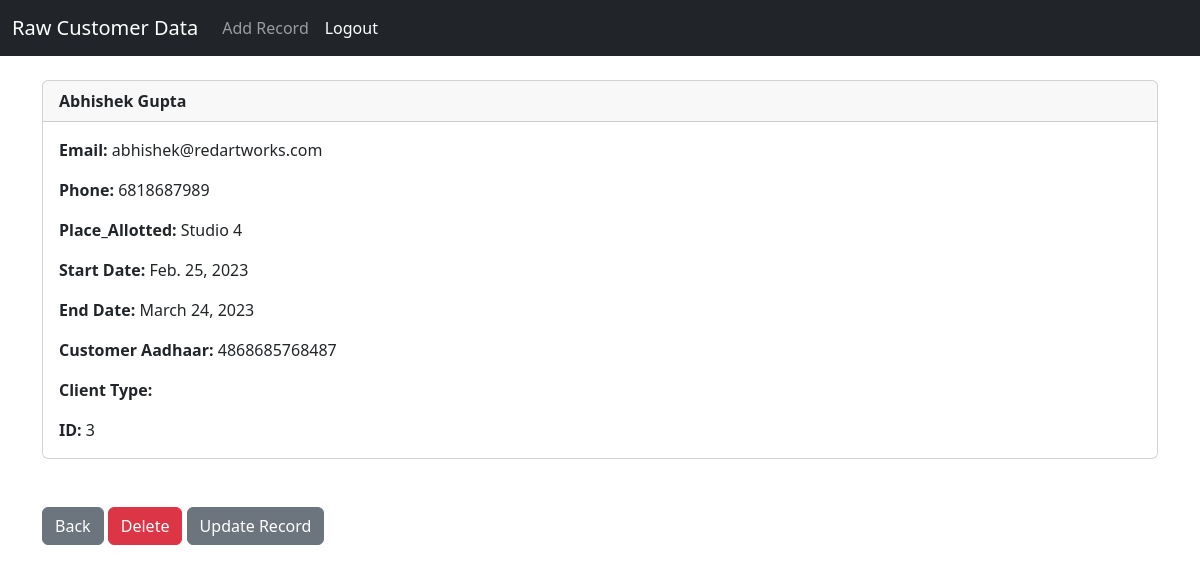
Screenshot of /record/3 (signed in) with the database file from the repository.
### customers/models.py (models this page shows, shortened)
class Customer(models.Model):
    client_Type = models.ForeignKey(ClientType, on_delete=models.CASCADE)
    client_Req = models.ForeignKey(ClientReq,on_delete=models.CASCADE)
    first_name = models.CharField(max_length=100, null=False)
    last_name = models.CharField(max_length=100)
    email = models.EmailField(unique=True)
    phone = models.CharField(max_length=20)
    Place_Allotted = models.ForeignKey(Cabin, on_delete=models.CASCADE)
    no_of_seats = models.IntegerField(default=0)
    start_date = models.DateField()
    end_date = models.DateField()
    monthly_charges = models.IntegerField(default=0)
    payment = models.ForeignKey(Payment, on_delete=models.CASCADE)
    security_amount = models.IntegerField(default=0)
    Lock_in_duration = models.CharField(max_length=100)
    payment_date = models.DateField()
    customer_Aadhaar = models.CharField(max_length=50)

class Cabin(models.Model):
    Cabin_Studio = models.CharField(max_length=100, null =False)
    def __str__(self):
        return self.Cabin_Studio

### customers/views.py (the view)
# urls.py: path('record/<int:pk>', views.customer_record, name='record'),
def customer_record(request, pk):
     if request.user.is_authenticated:
         customer_record = Customer.objects.get(id = pk)
         return render(request, 'record.html',{'customer_record': customer_record})
     else:
         messages.success(request, "You Must Be Logged In To View That Page...")
         return redirect('index')

### customers/templates/record.html
{% extends 'base.html' %}
{% block content %}
<div class="card">
    <div class="card-header"><strong>
        {{customer_record.first_name}}
                {{customer_record.last_name}}</strong>
    </div>
    <div class="card-body">
        <p class="card-text">
        <strong>Email: </strong>{{customer_record.email}}
        </p>
        <p class="card-text">
        <strong>Phone: </strong>{{customer_record.phone}}
        </p>
         <p class="card-text">
        <strong>Place_Allotted: </strong>{{customer_record.Place_Allotted}}
         </p>
         <p class="card-text">
        <strong>Start Date: </strong>{{customer_record.start_date}}
         </p>
         <p class="card-text">
        <strong>End Date: </strong>{{customer_record.end_date}}
         </p>
         <p class="card-text">
        <strong>Customer Aadhaar: </strong>{{customer_record.customer_Aadhaar}}
         </p>
         <p class="card-text">
        <strong>Client Type: </strong>{{customer_record.client_type}}
         </p>
         <p class="card-text">
        <strong>ID: </strong>{{customer_record.id}}
         </p>
    </div>
  </div>
  <br/><br/>
  <a href="{% url 'index' %}" class="btn btn-secondary">Back</a>
  <a href="{% url 'delete_record' customer_record.id %}"
  class="btn btn-danger">Delete</a>
  <a href="{% url 'update_record' customer_record.id %}"
   class="btn btn-secondary">Update Record</a>
{% endblock %}

### rows the page displays
Customer: first_name "Abhishek", last_name "Gupta", email "abhishek@redartworks.com", phone "6818687989", Place_Allotted "Studio 4", start_date "Feb. 25, 2023", end_date "March 24, 2023", customer_Aadhaar "4868685768487", id "3"
